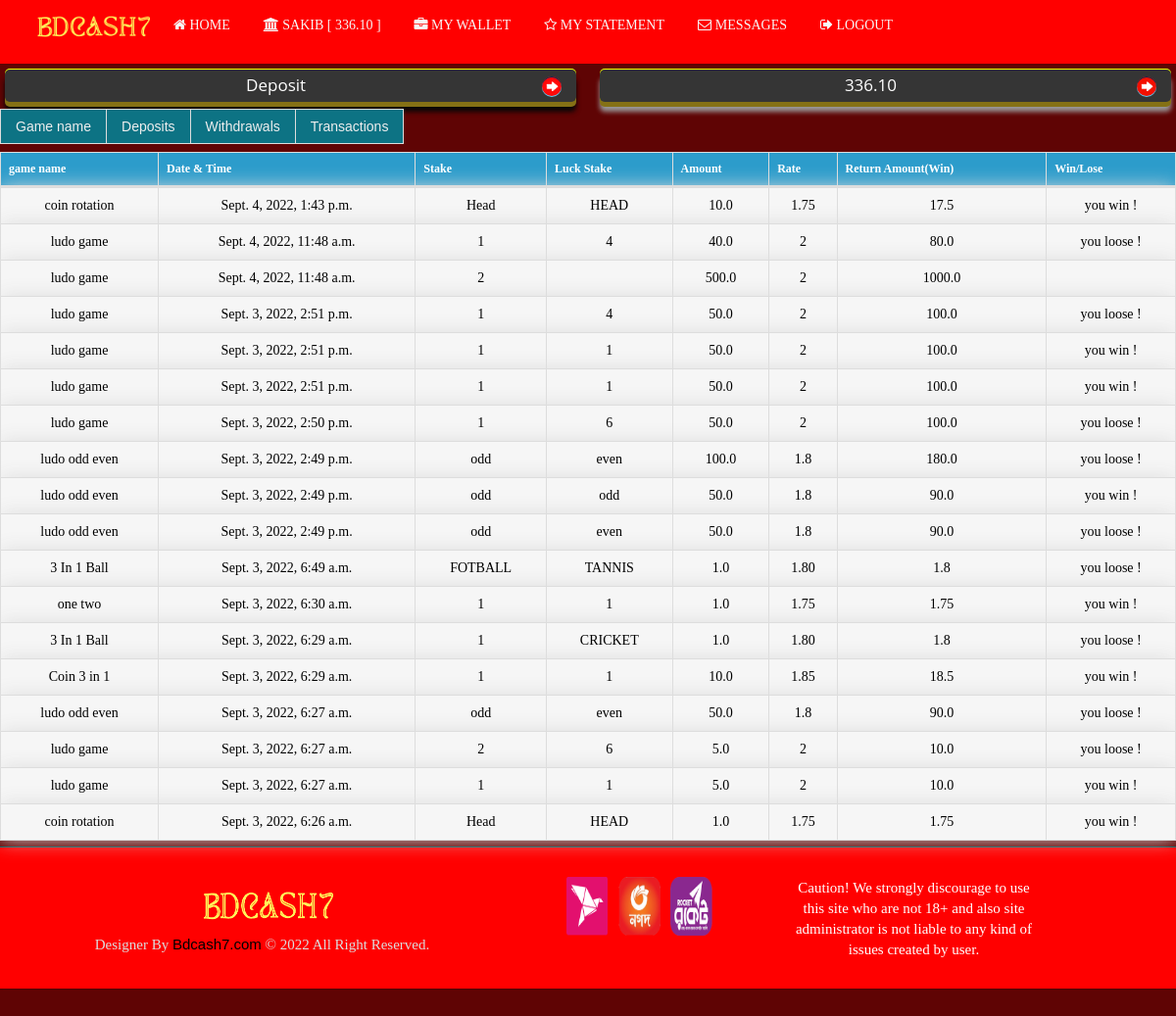
Screenshot of /user_statement (signed in) with the database file from the repository.
### Website_Setting/models.py (models this page shows)
class website_logo(models.Model):
    class Meta:
        db_table = ''
        managed = True
        verbose_name = 'Website logo'
        verbose_name_plural = 'Website Logo'
    logo = models.ImageField(upload_to ='logo/',validators=[validate_images],verbose_name="Website Logo",help_text=("our recommended size 20 KB MAX"))

### User/models.py (models this page shows)
class User(AbstractUser):
     phoneno = models.CharField(max_length=10)

class User_game_statement(models.Model):
     class Meta:
          db_table = ''
          managed = True
          verbose_name = 'All user game statement'
          verbose_name_plural = 'All user game statement'
     user = models.ForeignKey(User,on_delete= models.CASCADE)
     game_name = models.CharField(max_length=50)
     playing_time = models.DateTimeField(auto_now_add=True)
     stake =  models.CharField(max_length=50)
     Luck_stake = models.CharField(max_length=50)
     Amount = models.CharField(max_length=50)
     Rate = models.CharField(max_length=50)
     Return_Amount = models.FloatField()
     Win_Lose = models.CharField(max_length=50)

### all_payments/models.py (models this page shows)
class transaction(models.Model):
    class Meta:
        db_table = ''
        managed = True
        verbose_name = 'Deposit and withdrawl'
        verbose_name_plural = 'Deposit and withdrawl'
    username = models.ForeignKey(User, on_delete=models.CASCADE)
    deposite_amount = models.CharField(verbose_name=("total deposite amount"),default=0.0 , max_length=50)
    widthdrawl_amount = models.CharField(verbose_name=("total withdrawl amount") ,default=0.0 , max_length=50)

### User/views.py (the view)
# urls.py: path("user_statement",user_statement,name ="user_statement"),
def user_statement(request):
    user = request.user
    if request.user.is_anonymous:
        deposite_amount =0.0
        return render(request, "404.html")
    else:
        deposite = transaction.objects.get(username= user)
        deposite_amount =deposite.deposite_amount
    context={
    'marquree' : Homepage_animated_line.objects.all(),
    'logo': website_logo.objects.all(),
    'deposite_amount' : deposite_amount,
    'user':User.objects.get(username=user),
    'game_statement':User_game_statement.objects.filter(user = user).order_by('-id'),
    'deposite_statement':deposite_request.objects.filter(username = user).order_by('-id'),
    'widthdrawal_statement':withdraw_request.objects.filter(username = user).order_by('-id')
    }
    return render(request, 'user_statement.html',context)

### templates/user_statement.html (shortened to what this page needs)
{% include 'homepage_header.html' %}
<div class="">
    <section class="callaction ">
        <div class="content-wrap p-0 ">
            <div class="container  p-0 ">
                <div class="row">
                    <div class="col-xs-12">
                        <div class=" bhoechie-tab-container">
                            <div class=" bhoechie-tab-menu">
                                <ul class="list-group tabMenu">
                                    <li>
                                        <a href="#games" class="list-group-item text-center list-item">Game name</a>
                                    </li>
                                    <li>
                                        <a href="#allDeposits" class="list-group-item text-center list-item">Deposits</a>
                                    </li>
                                    <li>
                                        <a href="#allWithdrawals" class="list-group-item text-center list-item">Withdrawals</a>
                                    </li>
                                    <li>
                                        <a href="#transactionHistory" class="list-group-item text-center list-item transactionHistory">Transactions</a>
                                    </li>
                                </ul>
                            </div>
<div id="games" class="bhoechie-tab">
	<div class="bhoechie-tab-content ">
		<div class="">
			<div class="row">
				<div class="col-xs-12">
					<div class="tile">
						<div class="tile-body">
							<div class="table-responsive">
								<div id="betingTable_wrapper" class="dataTables_wrapper form-inline dt-bootstrap no-footer">
									<div class="row">
										<div class="col-sm-12 col-lg-12">
											<table class="table table-hover table-bordered dataTable no-footer" id="betingTable" role="grid" style="">
												<thead>
													<tr role="row">
														<th style="font-size: 12px;">game name</th>
														<th style="font-size: 12px;">Date & Time</th>
														<th style="font-size: 12px;">Stake</th>
														<th style="font-size: 12px;">Luck Stake</th>
														<th style="font-size: 12px;">Amount</th>
														<th style="font-size: 12px;">Rate</th>
														<th style="font-size: 12px;">Return Amount(Win)</th>
														<th style="font-size: 12px;">Win/Lose</th>
													</tr>
												</thead>
												<tbody>
                          {% for i in game_statement %}
                          <tr role="row">
                          <td>{{i.game_name}}</td>
                          <td>{{i.playing_time}}</td>
                          <td>{{i.stake}}</td>
                          <td>{{i.Luck_stake}}</td>
                          <td>{{i.Amount}}</td>
                          <td>{{i.Rate}}</td>
                          <td>{{i.Return_Amount}}</td>
                          <td>{{i.Win_Lose}}</td>
                          </tr>
                          {% endfor %}
											 </tbody>
											</table>
										</div>
									</div>
								</div>
							</div>
						</div>
					</div>
				</div>
			</div>
		</div>
	</div>
</div>
	</div>
                        </div>
                    </div>
                </div>
            </div>
        </div>
</div>
<footer class="footer-basic-centered ">
    <div class="container">
      <div class="row">
        <div class="col-lg-5">
          {% for i in logo %}
            <a class="" href="/"><img style="width: 150px;height: 60px;margin-left: 10px;" src="/media/{{i.logo}}"></a>
            {% endfor %}
            <p style="font-size: 15px;color: #dcdcdc;" class="footer-company-name">Designer By <a href="index.html" style="color:#000">Bdcash7.com</a> &copy; 2022 All Right Reserved.</p>
        </div>
        <div class="col-lg-3">
                      <a class="" href="#">
                          <img style="width: 150px;height: 60px;margin-left: 10px;" src="/static/images/Payment.png">
                      </a>
                  </div>
        <div class="col-lg-3">
          <span class="userAlert" style="color:#fff;"> Caution! We strongly discourage to use this site who are not 18+ and also site administrator is not liable to any kind of issues created by user.</span>
       </div>
     </div>
   </div>
  </footer>
</body>
  </html>

### templates/homepage_header.html (shortened to what this page needs)
<!DOCTYPE html>
<html lang="en">
<head>
  <link rel="stylesheet" href="/static/assets/css/exchangeresponsive.css">
  <link rel="stylesheet" href="/static/assets/css/65responsive.css">
  <link rel="stylesheet" href="/static/assets/css/nice-select.css">
  <link rel="stylesheet" href="/static/assets/css/owl.carousel.min.css">
  <link href="/static/css/bootstrap.min.css" rel="stylesheet" />
  <link rel="stylesheet" href="https://cdnjs.cloudflare.com/ajax/libs/font-awesome/4.7.0/css/font-awesome.css" />
  <link rel="stylesheet" href="/static/css/footer-basic-centered.css">
  <link rel="stylesheet" href="/static/css/headerStyle.css">
  <link rel="stylesheet" href="/static/assets/css/datatable.bootstrap.minf700f700.css?v=1.0.1">
  <link rel="stylesheet" href="/static/assets/css/newStyle.css">
  <link rel="stylesheet" type="text/css" href="/static/assets/css/sports333d53dd53d.css?v=10.4.1">
  <link rel="stylesheet" href="/static/assets/css/datatable.bootstrap.minf700f700.css?v=1.0.1">
  <link rel="stylesheet" href="/static/css/icofont.css">
  <link rel="stylesheet" href="/static/css/owl.carousel.css">
  <link rel="stylesheet" href="/static/css/slidr.css">
  <link rel="stylesheet" href="/static/css/main1.css">
  <link id="preset" rel="stylesheet" href="/static/css/preset2.css">
  <link rel="stylesheet" href="/static/css/responsive.css">
  <link href='/static/css/family%3dUbuntu.css' rel='stylesheet' type='text/css'>
  <link href='/static/css/Signika%2bNegative.css' rel='stylesheet' type='text/css'>
  <link rel="stylesheet" href="/static/css/indexStyle.css">
  <link href="/static/css/Palanquin%26display.css" rel="stylesheet">
  <link href="/static/css/custom.css" rel="stylesheet">
</head>
<body>
  <div id="wrapper">
<header >
  <nav class="navbar navbar-default heading-color" style="background:#FF0000 !important;">
    <div class="container">
      <div class="navbar-header ">
        <div class="headerLogoWrap">
            <div class="logo">
              {% for i in logo %}
              <a class="" href="/"><img style="width: 140px;height: 55px;margin-left: 10px; padding: 5px 5px;" src="/media/{{i.logo}}"></a>
              {% endfor %}
            </div>
          </div>
          </div>
        <div class="collapse navbar-collapse" id="bs-example-navbar-collapse-1">
      <ul class="nav navbar-nav left" style="float:left;">
        {% if user.is_authenticated %}
        <li><a  href="/"><i class="fa fa-home"></i><span> Home</span></a></li>
        <li><a  href="#"><i class="fa fa-bank"></i><span> {{request.user}} [ {{deposite_amount|floatformat:2}} ]</span></a></li>
        <li><a  href="/wallet"><i class="fa fa-briefcase"></i><span> My Wallet</span></a></li>
        <li><a  href="/user_statement"><i class="fa fa-star-o"></i><span> My Statement</span></a></li>
        <li><a  href="#"><i class="fa fa-envelope-o"></i> <span> Messages</span></a></li>
        <li><a href="/logout"><i class="fa fa-sign-out"></i><span> Logout</span></a></li>
        {% endif %}
      </ul>
    </div>
  </div>
</nav>
    <table class="guest" id="content-mobile" style="width:96% ;margin: 0px auto">
      <tbody>
        <div id="container_buttons">
          {% if user.is_authenticated %}
          <div class="b_demo_four" data-toggle="modal" data-target="#deposit">Deposit</div>
          <div class="a_demo_four" >{{deposite_amount|floatformat:2}}</div>
          {% else %}
          <div href="#" class="a_demo_four" data-toggle="modal" data-target="#SignIn">Sing In</div>
          <div href="#" class="b_demo_four" data-toggle="modal" data-target="#SignUp">Sing Up</div>
          {% endif %}
        </div>
      </tbody>
    </table>
  </header>

### static/css/footer-basic-centered.css (style rules this page uses)
.footer-basic-centered { box-shadow: 0 1px 1px 0 rgba(0, 0, 0, 0.12); box-sizing: border-box; width: 100%; text-align: center; font: normal 18px sans-serif; padding: 30px; }
.footer-basic-centered .footer-company-name { color: #fff; font-size: 14px; margin: 0; }
.userAlert { color: #fff; font-size: 15px; }

### static/css/headerStyle.css (style rules this page uses)
body { background-color: #027B5B; }
.content-wrap { padding: 7px; }
.heading-color { background: #ff0800 !important; border-radius: 0px; border: 0px; border-bottom: 1px solid #939393; margin: 0 !important; }
.callaction { margin-top: -19px; }
@media screen and (min-width: 768px) { #content-mobile { display: none; } }
.headerLogoWrap { display: flex; margin-bottom: 10px }
.tabMenu { list-style: none; padding: 0; margin: 0; display: flex; margin-bottom: 15px }
.tabMenu li a { border: 1px solid #ddd!important; background: 0 0; padding: 7px 15px; border-radius: 0!important; color: #333!important; margin-right: -1px }

### static/assets/css/newStyle.css (style rules this page uses)
body { padding-bottom:39px; background:#027B5B }

### static/assets/css/sports333d53dd53d.css (style rules this page uses)
.navbar { padding: 0; }
thead { background: #2c9ccb; color: #ffffff; }
.table td, .table th { padding: 0.25rem; }
.table thead th { vertical-align: middle; }
.table-hover tbody tr, .table-striped tbody tr, .table-bordered tbody tr { background-color: #f6f6f6 !important; box-shadow: 0px 0px 20px 0px #dedede !important; }

### static/css/main1.css (style rules this page uses)
.nav li { font-family: 'Oswald', sans-serif; font-size: 1.2em; line-height: 40px; height: 40px; border-bottom: 1px solid rgb(255, 253, 253); }
.nav a { text-decoration: none; color: #fff; display: block; transition: .3s background-color; }
@media screen and (min-width: 600px) { .nav li { width: auto; border-bottom: none; height: 50px; line-height: 50px; font-size: 1.4em; text-align: center; } }
@media screen and (min-width: 600px) { .nav li { display: inline-block; margin-right: -4px; } }
html, body { background-color: #5f0404 !important; font-family: 'Ubuntu', sans-serif; font-weight:400; color:#000; overflow-x:hidden; -webkit-font-smoothing: antialiased; }
ul { margin:0; padding:0; list-style:none; }
a { font-family: 'Ubuntu', sans-serif; color: #00a651; }
a, a:hover, a:focus, input:focus { text-decoration:none; outline: none; color:#02743a; }
img { max-width: 100%; }
section { min-width: 100%; position: relative; width: 100%; padding: 5px 0; }
.navbar { margin: 0; }
.nav li a, .navbar-default .navbar-nav>li>a { background-color: transparent; font-weight: 500; font-size: 14px; color: #f7f7f7 ; padding: 15px 12px; text-transform: uppercase; }
input, select, a, .transition, .footer-widget input, .favorites-user small, .feedback input[type="submit"], .select-category li:before, .team-social, .social-widget a, .banner-form input[type="submit"], .category-title, .category-icon img, .ad-meta a i, .category-quantity, .owl-next, .owl-prev, .home-banner .contact-form .form-control, .col-to-action .btn { -webkit-transition: all 500ms; -moz-transition: all 500ms; -ms-transition: all 500ms; -o-transition: all 500ms; transition: all 500ms; }

### static/css/indexStyle.css (style rules this page uses)
* { font-family: 'Verdana'; }
body { background: #027B5B; }
.p-0 { padding: 0 !important; }
.navbar-default { border-bottom: 0px; }

### templates/homepage_header.html (style rules this page uses)
.a_demo_four, .b_demo_four { background: #353535 !important; cursor: pointer; }
.footer-basic-centered { background: #FF0000!important ; border-top: 1px solid #045F5F !important; }

### rows the page displays
website_logo: logo (picture)
User: user "SAKIB"
transaction: deposite_amount "336.10"
User_game_statement: game_name "coin rotation", playing_time "Sept. 4, 2022, 1:43 p.m.", stake "Head", Luck_stake "HEAD", Amount "10.0", Rate "1.75", Return_Amount "17.5", Win_Lose "you win !"
User_game_statement: game_name "ludo game", playing_time "Sept. 4, 2022, 11:48 a.m.", stake "1", Luck_stake "4", Amount "40.0", Rate "2", Return_Amount "80.0", Win_Lose "you loose !"
User_game_statement: game_name "ludo game", playing_time "Sept. 4, 2022, 11:48 a.m.", stake "2", Amount "500.0", Rate "2", Return_Amount "1000.0"
User_game_statement: game_name "ludo game", playing_time "Sept. 3, 2022, 2:51 p.m.", stake "1", Luck_stake "4", Amount "50.0", Rate "2", Return_Amount "100.0", Win_Lose "you loose !"
User_game_statement: game_name "ludo game", playing_time "Sept. 3, 2022, 2:51 p.m.", stake "1", Luck_stake "1", Amount "50.0", Rate "2", Return_Amount "100.0", Win_Lose "you win !"
User_game_statement: game_name "ludo game", playing_time "Sept. 3, 2022, 2:51 p.m.", stake "1", Luck_stake "1", Amount "50.0", Rate "2", Return_Amount "100.0", Win_Lose "you win !"
User_game_statement: game_name "ludo game", playing_time "Sept. 3, 2022, 2:50 p.m.", stake "1", Luck_stake "6", Amount "50.0", Rate "2", Return_Amount "100.0", Win_Lose "you loose !"
User_game_statement: game_name "ludo odd even", playing_time "Sept. 3, 2022, 2:49 p.m.", stake "odd", Luck_stake "even", Amount "100.0", Rate "1.8", Return_Amount "180.0", Win_Lose "you loose !"
User_game_statement: game_name "ludo odd even", playing_time "Sept. 3, 2022, 2:49 p.m.", stake "odd", Luck_stake "odd", Amount "50.0", Rate "1.8", Return_Amount "90.0", Win_Lose "you win !"
User_game_statement: game_name "ludo odd even", playing_time "Sept. 3, 2022, 2:49 p.m.", stake "odd", Luck_stake "even", Amount "50.0", Rate "1.8", Return_Amount "90.0", Win_Lose "you loose !"
User_game_statement: game_name "3 In 1 Ball", playing_time "Sept. 3, 2022, 6:49 a.m.", stake "FOTBALL", Luck_stake "TANNIS", Amount "1.0", Rate "1.80", Return_Amount "1.8", Win_Lose "you loose !"
User_game_statement: game_name "one two", playing_time "Sept. 3, 2022, 6:30 a.m.", stake "1", Luck_stake "1", Amount "1.0", Rate "1.75", Return_Amount "1.75", Win_Lose "you win !"
User_game_statement: game_name "3 In 1 Ball", playing_time "Sept. 3, 2022, 6:29 a.m.", stake "1", Luck_stake "CRICKET", Amount "1.0", Rate "1.80", Return_Amount "1.8", Win_Lose "you loose !"
User_game_statement: game_name "Coin 3 in 1", playing_time "Sept. 3, 2022, 6:29 a.m.", stake "1", Luck_stake "1", Amount "10.0", Rate "1.85", Return_Amount "18.5", Win_Lose "you win !"
User_game_statement: game_name "ludo odd even", playing_time "Sept. 3, 2022, 6:27 a.m.", stake "odd", Luck_stake "even", Amount "50.0", Rate "1.8", Return_Amount "90.0", Win_Lose "you loose !"
User_game_statement: game_name "ludo game", playing_time "Sept. 3, 2022, 6:27 a.m.", stake "2", Luck_stake "6", Amount "5.0", Rate "2", Return_Amount "10.0", Win_Lose "you loose !"
User_game_statement: game_name "ludo game", playing_time "Sept. 3, 2022, 6:27 a.m.", stake "1", Luck_stake "1", Amount "5.0", Rate "2", Return_Amount "10.0", Win_Lose "you win !"
User_game_statement: game_name "coin rotation", playing_time "Sept. 3, 2022, 6:26 a.m.", stake "Head", Luck_stake "HEAD", Amount "1.0", Rate "1.75", Return_Amount "1.75", Win_Lose "you win !"
